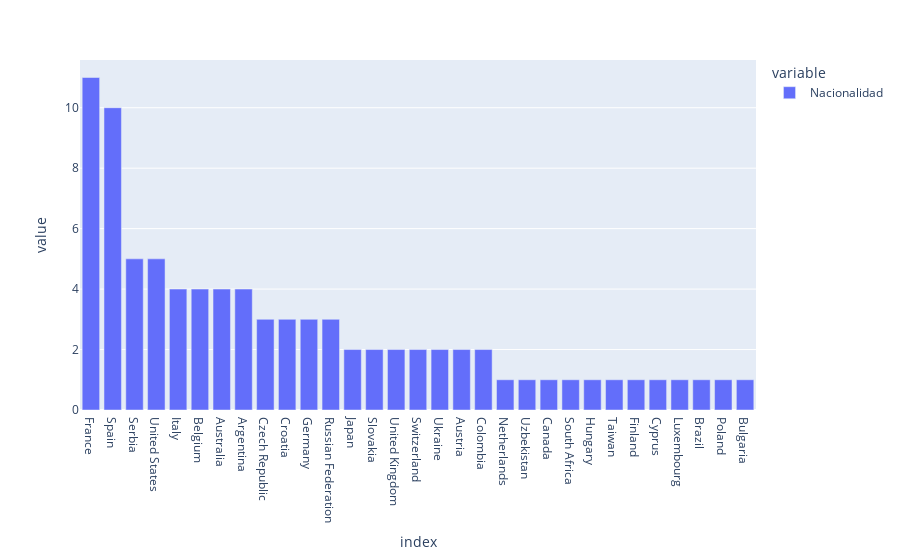

This figure's notebook cell:
### Markdown cell above
### Volumen de representantes según nacionalidad
- Insights:

  - Francia y España son los países que tienen mayor representación en el top del ranking mundial, por lo que podemos asumir que este es un deporte muy seguido en estos países por lo que existe un gran mercado.

CONCLUSIÓN: TRATAR DE CONTRATAR A UN JUGADOR FRANCES O ESPAÑOL

### Code cell
px.bar(tdf_2012.Nacionalidad.value_counts())

### Figure 1 — Plotly figure (JSON) as saved in the notebook; plotly's stock layout.template omitted (floating-point values rounded to 4 significant figures)
{"data": [{"alignmentgroup": "True", "hovertemplate": "variable=Nacionalidad<br>index=%{x}<br>value=%{y}<extra></extra>", "legendgroup": "Nacionalidad", "marker": {"color": "#636efa"}, "name": "Nacionalidad", "offsetgroup": "Nacionalidad", "orientation": "v", "showlegend": true, "textposition": "auto", "type": "bar", "x": ["France", "Spain", "Serbia", "United States", "Italy", "Belgium", "Australia", "Argentina", "Czech Republic", "Croatia", "Germany", "Russian Federation", "Japan", "Slovakia", "United Kingdom", "Switzerland", "Ukraine", "Austria", "Colombia", "Netherlands", "Uzbekistan", "Canada", "South Africa", "Hungary", "Taiwan", "Finland", "Cyprus", "Luxembourg", "Brazil", "Poland", "Bulgaria"], "xaxis": "x", "y": [11, 10, 5, 5, 4, 4, 4, 4, 3, 3, 3, 3, 2, 2, 2, 2, 2, 2, 2, 1, 1, 1, 1, 1, 1, 1, 1, 1, 1, 1, 1], "yaxis": "y"}], "layout": {"barmode": "relative", "legend": {"title": {"text": "variable"}, "tracegroupgap": 0}, "margin": {"t": 60}, "xaxis": {"anchor": "y", "domain": [0, 1], "title": {"text": "index"}}, "yaxis": {"anchor": "x", "domain": [0, 1], "title": {"text": "value"}}}}
